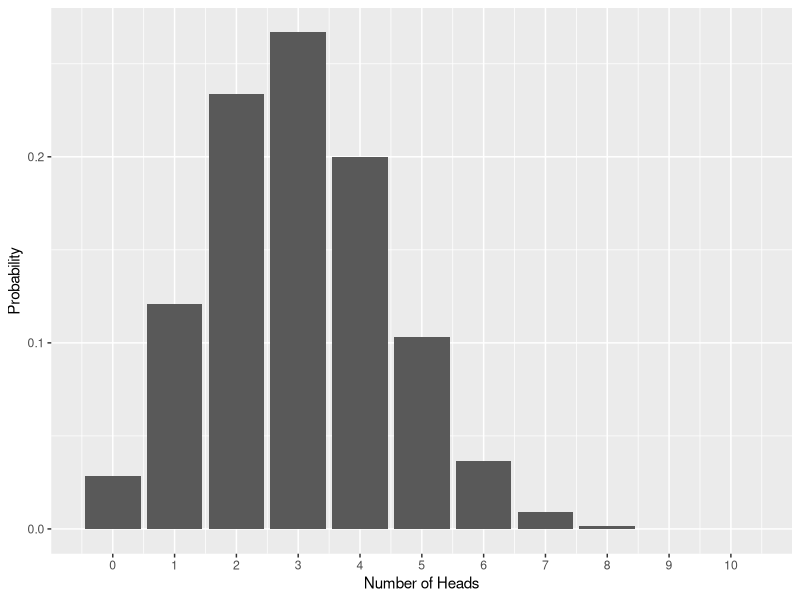
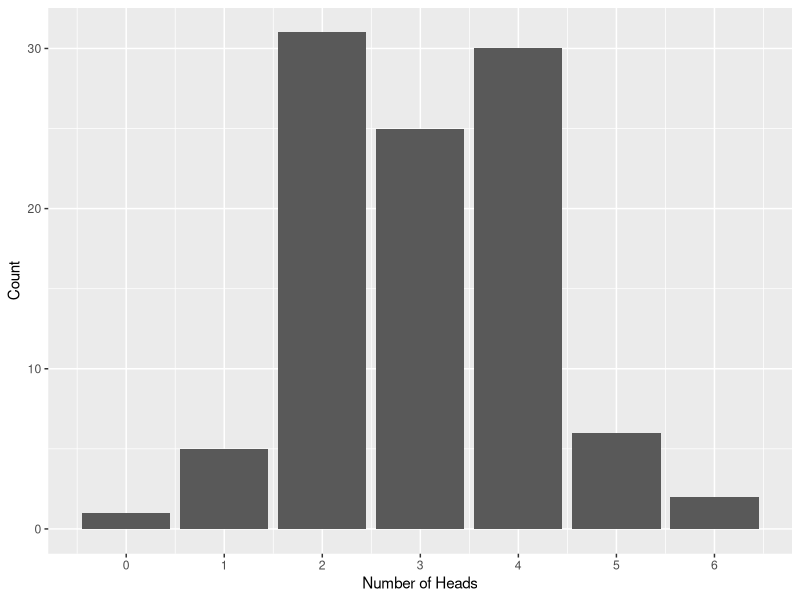

These charts were generated, in order, by the following R code:
## ---- chunk 1
library(ggplot2)
## ---- chunk 2
p<-dbinom(6,15,.3)
cat("The chance is ",p)
## ---- chunk 3
xs<-seq(0,10) # x holds 0,1,...,10
fs<-dbinom(xs,10,.3)
print(fs)
## ---- chunk 4
ggplot()+geom_col(aes(x=xs,y=fs))+scale_x_continuous(breaks=seq(0,10))+xlab("Number of Heads")+ylab("Probability")
## ---- chunk 5
heads <- rbinom(100,10,.3)
heads
## ---- chunk 6
ggplot()+geom_histogram(aes(x=heads),stat='count')+scale_x_continuous(breaks=seq(0,10))+xlab("Number of Heads")+ylab("Count")
## ---- chunk 7
chance<-pbinom(40,80,.3)-pbinom(19,80,.3)
cat("Chance  of between 40 and 20 inclusive is ",chance)

## ---- chunk 8
twentyFifth<-qbinom(.25,100,.3)
paste("The 25th percentile is ",twentyFifth)
## ---- chunk 9
check<-pbinom(twentyFifth,100,.3)
check
## ---- chunk 10
data<-rbinom(10000,100,.3)
t1<-sum(data<twentyFifth)
t2<-sum(data<twentyFifth+1)
cat("Number less than ",twentyFifth, "is ",t1,"\n")
cat("Number less than ",twentyFifth+1,"is",t2)
